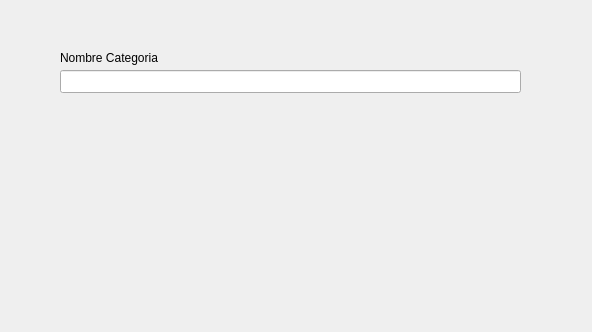
<?xml version="1.0" encoding="UTF-8"?>
<ui version="4.0">
 <class>Form</class>
 <widget class="QWidget" name="Form">
  <property name="geometry">
   <rect>
    <x>0</x>
    <y>0</y>
    <width>592</width>
    <height>332</height>
   </rect>
  </property>
  <property name="windowTitle">
   <string>Form</string>
  </property>
  <widget class="QLineEdit" name="mui_nomcategorialibro">
   <property name="geometry">
    <rect>
     <x>60</x>
     <y>70</y>
     <width>461</width>
     <height>23</height>
    </rect>
   </property>
  </widget>
  <widget class="QLabel" name="label">
   <property name="geometry">
    <rect>
     <x>60</x>
     <y>50</y>
     <width>141</width>
     <height>16</height>
    </rect>
   </property>
   <property name="text">
    <string>Nombre Categoria</string>
   </property>
  </widget>
 </widget>
 <resources/>
 <connections/>
</ui>
